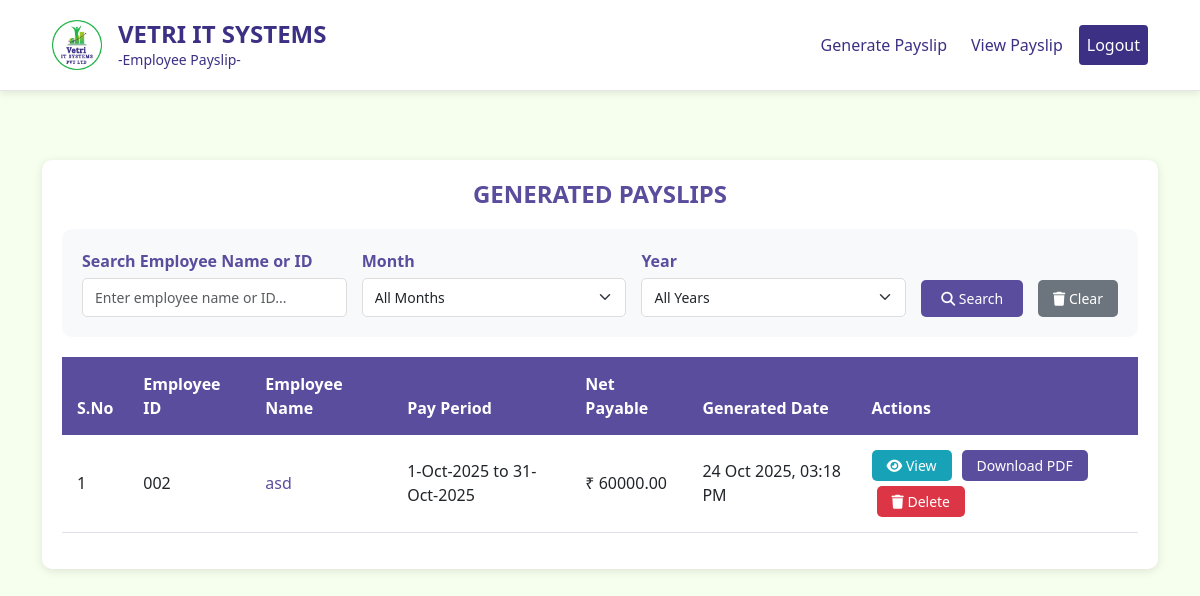
Screenshot of /view-payslips/ (signed in) with the database file from the repository.
### myapp/models.py (models this page shows, shortened)
class Payslip(models.Model):
    employee_name = models.CharField(max_length=100)
    employee_id = models.CharField(max_length=50)
    pay_period = models.CharField(max_length=100)
    paid_days = models.IntegerField()
    loss_of_pay_days = models.IntegerField()
    payment_date = models.DateField()
    basic_salary = models.DecimalField(max_digits=10, decimal_places=2)
    incentive = models.DecimalField(max_digits=10, decimal_places=2)
    gross_earnings = models.DecimalField(max_digits=10, decimal_places=2)
    income_tax = models.DecimalField(max_digits=10, decimal_places=2)
    total_deduction = models.DecimalField(max_digits=10, decimal_places=2)
    net_payable = models.DecimalField(max_digits=10, decimal_places=2)
    amount_in_words = models.TextField()
    pdf_file = models.FileField(upload_to='payslips/')
    created_by = models.ForeignKey(User, on_delete=models.CASCADE)
    created_at = models.DateTimeField(auto_now_add=True)
    class Meta:
        ordering = ['-created_at']

### myapp/views.py (the view, shortened to what this page needs)
# urls.py: path('view-payslips/', views.view_payslips, name='view_payslips'),
@login_required(login_url='login')
def view_payslips(request):
    if not request.user.is_superuser:
        logout(request)
        return redirect('login')
    search_name = request.GET.get('search_name', '').strip()
    filter_month = request.GET.get('filter_month', '')
    filter_year = request.GET.get('filter_year', '')
    payslips = Payslip.objects.all().order_by('-created_at')
    if search_name:
        payslips = payslips.filter(
            Q(employee_name__icontains=search_name) |
            Q(employee_id__icontains=search_name)
        )
    all_payslips = Payslip.objects.all()
    months = []
    years = []
    for payslip in all_payslips:
        pay_period = payslip.pay_period
        if ' to ' in pay_period:
            date_part = pay_period.split(' to ')[0]  # Get "1-Oct-2025"
            if '-' in date_part:
                parts = date_part.split('-')
                if len(parts) >= 2:
                    month_name = parts[1]
                    year = parts[2] if len(parts) > 2 else ''
                    month_num = None
                    for num, name in [('01', 'Jan'), ('02', 'Feb'), ('03', 'Mar'), ('04', 'Apr'),
                                     ('05', 'May'), ('06', 'Jun'), ('07', 'Jul'), ('08', 'Aug'),
                                     ('09', 'Sep'), ('10', 'Oct'), ('11', 'Nov'), ('12', 'Dec')]:
                        if name == month_name:
                            month_num = num
                            break
                    if month_num and year:
                        if month_num not in months:
                            months.append(month_num)
                        if year not in years:
                            years.append(year)
    months.sort()
    years.sort(reverse=True)  # Most recent years first
    context = {
        'payslips': payslips,
        'search_name': search_name,
        'filter_month': filter_month,
        'filter_year': filter_year,
        'available_months': months,
        'available_years': years,
    }
    return render(request, 'view_payslips.html', context)

### myapp/templates/view_payslips.html (shortened to what this page needs)
<!DOCTYPE html>
<html lang="en">
<head>
    {% load static %}
    <link rel="stylesheet" href="https://cdnjs.cloudflare.com/ajax/libs/font-awesome/6.4.0/css/all.min.css">
    <link href="https://cdn.jsdelivr.net/npm/bootstrap@5.3.0/dist/css/bootstrap.min.css" rel="stylesheet">
    <link rel="stylesheet" href="{% static 'css/dashboard.css' %}">
    <link rel="stylesheet" href="{% static 'css/logo.css' %}">
</head>
<body>
    <header class="header">
        <nav class="navbar navbar-expand-lg navbar-light bg-white fixed-top">
            <div class="container-fluid">
                <a class="navbar-brand d-flex align-items-center" href="{% url 'dashboard' %}">
                    <img src="{% static 'images/VIS LOGO.png' %}" alt="Logo" class="logo-img">
                    <div class="ms-3">
                        <h1 class="company-name mb-0">VETRI IT SYSTEMS</h1>
                        <p class="company-subtitle mb-0">-Employee Payslip-</p>
                    </div>
                </a>
                <div class="collapse navbar-collapse justify-content-end" id="navbarNav">
                    <div class="navbar-nav">
                        <a href="{% url 'dashboard' %}" class="nav-link btn-generate me-2">Generate Payslip</a>
                        <a href="{% url 'view_payslips' %}" class="nav-link btn-view-payslip me-2">View Payslip</a>
                        <a href="{% url 'logout' %}" class="nav-link btn-logout">Logout</a>
                    </div>
                </div>
            </div>
        </nav>
    </header>
    <div class="main-content">
        <div class="container">
            <div class="payslips-table">
                <h2 class="table-title">GENERATED PAYSLIPS</h2>
                <div class="search-filter-section">
                    <form method="GET" class="search-form">
                        <div class="form-group">
                            <label for="search_name" class="form-label">Search Employee Name or ID</label>
                            <input type="text" id="search_name" name="search_name" class="form-control"
                                   placeholder="Enter employee name or ID..." value="{{ search_name }}">
                        </div>
                        <div class="form-group">
                            <label for="filter_month" class="form-label">Month</label>
                            <select id="filter_month" name="filter_month" class="form-select">
                                <option value="">All Months</option>
                            </select>
                        </div>
                        <div class="form-group">
                            <label for="filter_year" class="form-label">Year</label>
                            <select id="filter_year" name="filter_year" class="form-select">
                                <option value="">All Years</option>
                            </select>
                        </div>
                        <button type="submit" class="btn-search"><i class="fas fa-search"></i> Search</button>
                        <a href="{% url 'view_payslips' %}" class="btn-clear"><i class="fas fa-trash"></i> Clear</a>
                    </form>
                </div>
                {% if payslips %}
                <div class="table-responsive">
                    <table class="table table-hover">
                        <thead>
                            <tr>
                                <th>S.No</th>
                                <th>Employee ID</th>
                                <th>Employee Name</th>
                                <th>Pay Period</th>
                                <th>Net Payable</th>
                                <th>Generated Date</th>
                                <th>Actions</th>
                            </tr>
                        </thead>
                        <tbody>
                            {% for payslip in payslips %}
                            <tr>
                                <td>{{ forloop.counter }}</td>
                                <td>{{ payslip.employee_id }}</td>
                                <td>
                                    <a href="{% url 'payslip_detail' payslip.id %}" class="employee-name-link">
                                        {{ payslip.employee_name }}
                                    </a>
                                </td>
                                <td>{{ payslip.pay_period }}</td>
                                <td>₹ {{ payslip.net_payable }}</td>
                                <td>{{ payslip.created_at|date:"d M Y, h:i A" }}</td>
                                <td>
                                    <div class="action-buttons">
                                        <a href="{% url 'payslip_detail' payslip.id %}" class="btn-view">
                                            <i class="fas fa-eye"></i> View
                                        </a>
                                        <a href="{{ payslip.pdf_file.url }}" class="btn-download" download>
                                            Download PDF
                                        </a>
                                        <button type="button" class="btn-delete"
                                                onclick="deletePayslip({{ payslip.id }}, '{{ payslip.employee_name }}', '{{ payslip.pay_period }}')">
                                            <i class="fas fa-trash"></i> Delete
                                        </button>
                                    </div>
                                </td>
                            </tr>
                            {% endfor %}
                        </tbody>
                    </table>
                </div>
                {% else %}
                <div class="no-payslips">
                    <p>No payslips generated yet.</p>
                    <a href="{% url 'dashboard' %}" class="btn-download">Generate Your First Payslip</a>
                </div>
                {% endif %}
            </div>
        </div>
    </div>
</body>
</html>

### myapp/static/css/dashboard.css (style rules this page uses)
:root { --vetri-purple: #3C3084; --vetri-green: #4CAF50; --vetri-light-green: #F6FFED; --vetri-light-bg: #F5F9F5; }
body { background-color: var(--vetri-light-green); font-family: 'Segoe UI', Tahoma, Geneva, Verdana, sans-serif; margin: 0; padding: 0; padding-top: 120px; }
.header { background-color: transparent; box-shadow: none; }
.navbar { padding: 15px 40px; background-color: white !important; border-bottom: 1px solid rgba(0, 0, 0, 0.1); box-shadow: 0 2px 8px rgba(0, 0, 0, 0.1); }
.navbar-brand { text-decoration: none; }
.logo-img { width: 50px; height: 50px; object-fit: contain; }
.company-name { font-size: 24px; font-weight: 700; color: var(--vetri-purple); line-height: 1.2; }
.company-subtitle { font-size: 14px; color: var(--vetri-purple); font-weight: 400; }
.navbar-collapse { transition: height 0.3s ease; }
.navbar-nav { align-items: center; }
.btn-generate { background-color: transparent; color: var(--vetri-purple) !important; text-decoration: none; padding: 8px 20px; border-radius: 4px; font-weight: 500; transition: all 0.3s ease; display: inline-block; }
.btn-logout { background-color: var(--vetri-purple); color: white !important; text-decoration: none; padding: 8px 24px; border-radius: 4px; font-weight: 500; transition: all 0.3s ease; display: inline-block; }
.btn-view-payslip { background-color: transparent; color: var(--vetri-purple) !important; text-decoration: none; padding: 8px 20px; border-radius: 4px; font-weight: 500; transition: all 0.3s ease; display: inline-block; }
.main-content { padding: 40px 20px; }

### myapp/templates/view_payslips.html (style rules this page uses)
.payslips-table { background: white; border-radius: 10px; padding: 20px; box-shadow: 0 2px 10px rgba(0,0,0,0.1); }
.table-title { color: #5b4d9e; font-size: 24px; font-weight: bold; margin-bottom: 20px; text-align: center; }
.btn-view { background-color: #17a2b8; color: white; border: none; padding: 5px 15px; border-radius: 5px; text-decoration: none; font-size: 14px; transition: background-color 0.3s; display: inline-block; white-space: nowrap; margin-right: 5px; }
.table thead th { background-color: #5b4d9e; color: white; border: none; padding: 15px; }
.table tbody td { padding: 15px; vertical-align: middle; }
.employee-name-link { color: #5b4d9e; text-decoration: none; font-weight: 500; transition: color 0.3s; }
.search-filter-section { background: #f8f9fa; border-radius: 10px; padding: 20px; margin-bottom: 20px; }
.search-form { display: flex; gap: 15px; align-items: end; flex-wrap: wrap; }
.form-group { flex: 1; min-width: 200px; }
.form-label { font-weight: 600; color: #5b4d9e; margin-bottom: 5px; display: block; }
.form-control, .form-select { border: 1px solid #ddd; border-radius: 5px; padding: 8px 12px; font-size: 14px; }
.btn-search { background-color: #5b4d9e; color: white; border: none; padding: 8px 20px; border-radius: 5px; font-size: 14px; cursor: pointer; transition: background-color 0.3s; height: fit-content; }
.btn-clear { background-color: #6c757d; color: white; border: none; padding: 8px 15px; border-radius: 5px; font-size: 14px; cursor: pointer; transition: background-color 0.3s; height: fit-content; text-decoration: none; }
.btn-download { background-color: #5b4d9e; color: white; border: none; padding: 5px 15px; border-radius: 5px; text-decoration: none; font-size: 14px; transition: background-color 0.3s; display: inline-block; white-space: nowrap; }
.btn-delete { background-color: #dc3545; color: white; border: none; padding: 5px 15px; border-radius: 5px; font-size: 14px; cursor: pointer; transition: background-color 0.3s; margin-left: 5px; }
.action-buttons { display: flex; gap: 5px; align-items: center; flex-wrap: wrap; }

### rows the page displays
Payslip: employee_id "002", employee_name "asd", pay_period "1-Oct-2025 to 31-Oct-2025", net_payable "60000.00", created_at "24 Oct 2025, 03:18 PM"
